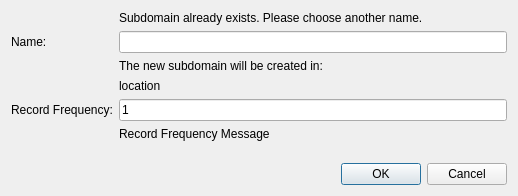
<?xml version="1.0" encoding="UTF-8"?>
<ui version="4.0">
 <class>CreateSubdomainDialog</class>
 <widget class="QDialog" name="CreateSubdomainDialog">
  <property name="geometry">
   <rect>
    <x>0</x>
    <y>0</y>
    <width>518</width>
    <height>196</height>
   </rect>
  </property>
  <property name="windowTitle">
   <string>Create New Subdomain</string>
  </property>
  <layout class="QVBoxLayout" name="verticalLayout">
   <item>
    <layout class="QGridLayout" name="gridLayout">
     <item row="2" column="2">
      <widget class="QLabel" name="label">
       <property name="text">
        <string>The new subdomain will be created in:</string>
       </property>
      </widget>
     </item>
     <item row="4" column="0">
      <widget class="QLabel" name="label_4">
       <property name="text">
        <string>Record Frequency:</string>
       </property>
      </widget>
     </item>
     <item row="1" column="2">
      <widget class="QLineEdit" name="subdomainName"/>
     </item>
     <item row="1" column="0">
      <widget class="QLabel" name="label_2">
       <property name="text">
        <string>Name:</string>
       </property>
      </widget>
     </item>
     <item row="5" column="2">
      <widget class="QLabel" name="frequencyMessage">
       <property name="text">
        <string>Record Frequency Message</string>
       </property>
      </widget>
     </item>
     <item row="3" column="2">
      <widget class="QLabel" name="locationMessage">
       <property name="text">
        <string>location</string>
       </property>
      </widget>
     </item>
     <item row="4" column="2">
      <widget class="QLineEdit" name="recordFrequency">
       <property name="text">
        <string>1</string>
       </property>
      </widget>
     </item>
     <item row="0" column="2">
      <widget class="QLabel" name="existsMessage">
       <property name="text">
        <string>Subdomain already exists. Please choose another name.</string>
       </property>
      </widget>
     </item>
    </layout>
   </item>
   <item>
    <spacer name="verticalSpacer">
     <property name="orientation">
      <enum>Qt::Vertical</enum>
     </property>
     <property name="sizeHint" stdset="0">
      <size>
       <width>20</width>
       <height>40</height>
      </size>
     </property>
    </spacer>
   </item>
   <item>
    <widget class="QDialogButtonBox" name="buttonBox">
     <property name="layoutDirection">
      <enum>Qt::LeftToRight</enum>
     </property>
     <property name="orientation">
      <enum>Qt::Horizontal</enum>
     </property>
     <property name="standardButtons">
      <set>QDialogButtonBox::Cancel|QDialogButtonBox::Ok</set>
     </property>
     <property name="centerButtons">
      <bool>false</bool>
     </property>
    </widget>
   </item>
  </layout>
 </widget>
 <resources/>
 <connections>
  <connection>
   <sender>buttonBox</sender>
   <signal>accepted()</signal>
   <receiver>CreateSubdomainDialog</receiver>
   <slot>accept()</slot>
   <hints>
    <hint type="sourcelabel">
     <x>248</x>
     <y>254</y>
    </hint>
    <hint type="destinationlabel">
     <x>157</x>
     <y>274</y>
    </hint>
   </hints>
  </connection>
  <connection>
   <sender>buttonBox</sender>
   <signal>rejected()</signal>
   <receiver>CreateSubdomainDialog</receiver>
   <slot>reject()</slot>
   <hints>
    <hint type="sourcelabel">
     <x>316</x>
     <y>260</y>
    </hint>
    <hint type="destinationlabel">
     <x>286</x>
     <y>274</y>
    </hint>
   </hints>
  </connection>
 </connections>
</ui>
